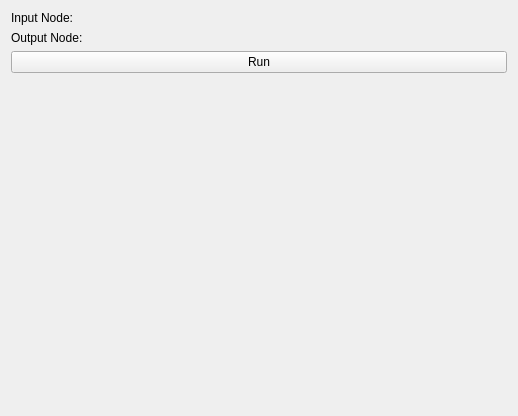
<?xml version="1.0" encoding="UTF-8"?>
<ui version="4.0">
 <class>Form</class>
 <widget class="QWidget" name="Form">
  <property name="geometry">
   <rect>
    <x>0</x>
    <y>0</y>
    <width>518</width>
    <height>416</height>
   </rect>
  </property>
  <property name="windowTitle">
   <string>Form</string>
  </property>
  <layout class="QVBoxLayout" name="verticalLayout">
   <item>
    <layout class="QFormLayout" name="formLayout">
     <item row="0" column="0">
      <widget class="QLabel" name="label">
       <property name="text">
        <string>Input Node:</string>
       </property>
      </widget>
     </item>
     <item row="0" column="1">
      <widget class="qMRMLNodeComboBox" name="InputNodeComboBox">
       <property name="enabled">
        <bool>true</bool>
       </property>
      </widget>
     </item>
     <item row="1" column="0">
      <widget class="QLabel" name="label_2">
       <property name="text">
        <string>Output Node:</string>
       </property>
      </widget>
     </item>
     <item row="1" column="1">
      <widget class="qMRMLNodeComboBox" name="OutputNodeComboBox">
       <property name="enabled">
        <bool>true</bool>
       </property>
       <property name="renameEnabled">
        <bool>true</bool>
       </property>
      </widget>
     </item>
    </layout>
   </item>
   <item>
    <widget class="QPushButton" name="RunButton">
     <property name="text">
      <string>Run</string>
     </property>
    </widget>
   </item>
   <item>
    <spacer name="verticalSpacer">
     <property name="orientation">
      <enum>Qt::Vertical</enum>
     </property>
     <property name="sizeHint" stdset="0">
      <size>
       <width>20</width>
       <height>40</height>
      </size>
     </property>
    </spacer>
   </item>
  </layout>
 </widget>
 <customwidgets>
  <customwidget>
   <class>qMRMLNodeComboBox</class>
   <extends>QWidget</extends>
   <header>qMRMLNodeComboBox.h</header>
   <container>1</container>
  </customwidget>
 </customwidgets>
 <resources/>
 <connections/>
</ui>
